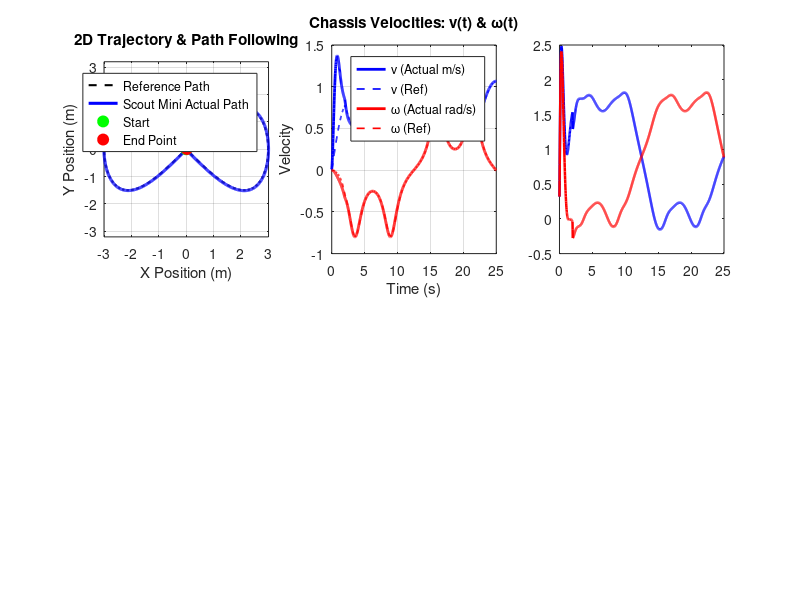

Reproduce this figure in MATLAB. (Note: this script raises an error after producing the figure.)
%% =========================================================================
%  AgileX Scout Mini AMR: 4WD Skid-Steer Physical Dynamics & Telemetry Simulator
%  =========================================================================
%  Local Path: /home/sailakshmi/agilex/matlab/scout_mini_dynamics_sim.m
%
%  Robot Specifications (AgileX Scout Mini):
%  - Total Mass (M): 30.0 kg (Chassis: 27.6 kg, 4 Wheels: 4 x 1.19 kg)
%  - Yaw Moment of Inertia (Iz): 1.62 kg*m^2
%  - Single Wheel Inertia (Iw): 0.0047 kg*m^2
%  - Track Width (W): 0.612 m | Wheelbase (L): 0.450 m
%  - Tire Radius (R): 0.080 m (160 mm diameter)
%  - 4WD In-Hub Motors: Rated Torque = 17.5 Nm/wheel, Max Speed = 360 RPM
%  - Skid-Steer ICR Slip Parameter: alpha = 1.05
%  =========================================================================

function scout_mini_dynamics_sim()
    clear; clc; close all;
    fprintf('===================================================================\n');
    fprintf('🚜 AgileX Scout Mini: 4WD Physical Dynamics & Telemetry Simulation\n');
    fprintf('===================================================================\n\n');

    %% 1. PHYSICAL CONSTANTS (From SolidWorks CAD & AgileX Spec)
    params.M         = 30.0;        % Robot mass (kg)
    params.Iz        = 1.62;        % Yaw Moment of Inertia (kg*m^2)
    params.Iw        = 0.0047;      % Wheel MOI (kg*m^2)
    params.W         = 0.612;       % Effective Track width (m)
    params.L         = 0.450;       % Wheelbase (m)
    params.R         = 0.080;       % Tire radius (m)
    params.alpha     = 1.05;        % Skid-steer slip coefficient
    params.effW      = params.W * params.alpha;
    params.mu        = 0.15;        % Rolling resistance coefficient
    params.Cd        = 0.50;        % Viscous drag (N*s/m)
    params.g         = 9.81;        % Gravity (m/s^2)
    params.MaxTorque = 17.5;        % Max torque per wheel (Nm)
    params.MaxRPM    = 360.0;       % Max motor speed (RPM)
    
    %% 2. SIMULATION TIMING & REFERENCE TRAJECTORY
    dt = 0.02;                      % Time step (50 Hz)
    t_end = 25.0;                   % Simulation duration (s)
    time = 0:dt:t_end;
    N = numel(time);
    
    % Smooth startup ramp
    ramp = min(time / 2.0, 1.0);
    
    % Reference Path: Lemniscate Figure-8
    R_path = 3.0;
    omega_path = 2*pi / t_end;
    x_ref = R_path * sin(omega_path * time);
    y_ref = (R_path / 2.0) * sin(2 * omega_path * time);
    
    dx_ref = gradient(x_ref, dt);
    dy_ref = gradient(y_ref, dt);
    theta_ref = unwrap(atan2(dy_ref, dx_ref));
    v_ref = sqrt(dx_ref.^2 + dy_ref.^2) .* ramp;
    omega_ref = gradient(theta_ref, dt) .* ramp;
    
    %% 3. STATE INITIALIZATION
    % State vector: [x; y; theta; v; omega; w_FL; w_FR; w_RL; w_RR]
    state = zeros(9, 1);
    state(1) = x_ref(1);
    state(2) = y_ref(1);
    state(3) = theta_ref(1);
    state(4) = 0.0; % Starts from rest
    state(5) = 0.0;
    
    % Data logs
    log_state   = zeros(9, N);
    log_torques = zeros(4, N);      % [tau_FL, tau_FR, tau_RL, tau_RR]
    log_powers  = zeros(4, N);
    log_errors  = zeros(3, N);      % [e_x, e_y, e_theta]
    log_energy  = zeros(1, N);      % Kinetic Energy (J)
    
    % Controller Gains
    Kp_v = 15.0;  Kd_v = 4.0;
    Kp_w = 20.0;  Kd_w = 5.0;
    
    fprintf('1. Integrating 4WD Skid-Steer physical dynamics (50 Hz)...\n');

    %% 4. MAIN SIMULATION INTEGRATION LOOP
    for k = 1:N
        x_curr  = state(1);
        y_curr  = state(2);
        th_curr = state(3);
        v_curr  = state(4);
        w_curr  = state(5);
        
        % 4.1 Tracking Error in Robot Local Frame
        dx_global = x_ref(k) - x_curr;
        dy_global = y_ref(k) - y_curr;
        
        e_long =  cos(th_curr)*dx_global + sin(th_curr)*dy_global;
        e_lat  = -sin(th_curr)*dx_global + cos(th_curr)*dy_global;
        e_th   = angdiff(th_curr, theta_ref(k));
        
        log_errors(:, k) = [e_long; e_lat; e_th];
        
        % 4.2 Desired Accelerations
        dv_ref_k = gradient_val(v_ref, k, dt);
        dw_ref_k = gradient_val(omega_ref, k, dt);
        
        a_v_cmd = dv_ref_k + Kp_v * e_long + Kd_v * (v_ref(k) - v_curr);
        a_w_cmd = dw_ref_k + Kp_w * e_th + 2.5 * e_lat + Kd_w * (omega_ref(k) - w_curr);
        
        % 4.3 Total Force & Yaw Torque
        F_total   = params.M * a_v_cmd + params.Cd * v_curr + params.mu * params.M * params.g * tanh(4.0 * v_curr);
        Tau_total = params.Iz * a_w_cmd + (params.mu * params.M * params.g * (params.effW / 2.0)) * tanh(4.0 * w_curr);
        
        % 4.4 4WD Skid-Steer Torque Allocation
        F_L = 0.5 * F_total - (Tau_total / params.effW);
        F_R = 0.5 * F_total + (Tau_total / params.effW);
        
        tau_FL = max(-params.MaxTorque, min(params.MaxTorque, (F_L / 2.0) * params.R));
        tau_RL = max(-params.MaxTorque, min(params.MaxTorque, (F_L / 2.0) * params.R));
        tau_FR = max(-params.MaxTorque, min(params.MaxTorque, (F_R / 2.0) * params.R));
        tau_RR = max(-params.MaxTorque, min(params.MaxTorque, (F_R / 2.0) * params.R));
        
        applied_torques = [tau_FL; tau_FR; tau_RL; tau_RR];
        log_torques(:, k) = applied_torques;
        
        % 4.5 Forward Dynamics
        F_act_L = (tau_FL + tau_RL) / params.R;
        F_act_R = (tau_FR + tau_RR) / params.R;
        F_net   = F_act_L + F_act_R;
        Tau_net = (F_act_R - F_act_L) * (params.effW / 2.0);
        
        v_dot = (F_net - params.Cd * v_curr - params.mu * params.M * params.g * tanh(4.0 * v_curr)) / params.M;
        w_dot = (Tau_net - (params.mu * params.M * params.g * (params.effW / 2.0)) * tanh(4.0 * w_curr)) / params.Iz;
        
        v_next  = v_curr + v_dot * dt;
        w_next  = w_curr + w_dot * dt;
        th_next = th_curr + w_curr * dt;
        x_next  = x_curr + (v_curr * cos(th_curr)) * dt;
        y_next  = y_curr + (v_curr * sin(th_curr)) * dt;
        
        % Wheel speeds
        w_wheel_L = (v_next - w_next * (params.effW / 2.0)) / params.R;
        w_wheel_R = (v_next + w_next * (params.effW / 2.0)) / params.R;
        
        state = [x_next; y_next; th_next; v_next; w_next; w_wheel_L; w_wheel_R; w_wheel_L; w_wheel_R];
        log_state(:, k) = state;
        
        log_powers(:, k) = applied_torques .* [w_wheel_L; w_wheel_R; w_wheel_L; w_wheel_R];
        log_energy(k) = 0.5 * params.M * v_next^2 + 0.5 * params.Iz * w_next^2 + ...
                        2 * (0.5 * params.Iw * w_wheel_L^2) + 2 * (0.5 * params.Iw * w_wheel_R^2);
    end
    fprintf('   ✅ Dynamic simulation complete! Plotting 6-panel telemetry dashboard...\n\n');

    %% 5. 6-PANEL TELEMETRY DASHBOARD
    figure('Name', 'AgileX Scout Mini AMR - Physical Dynamics & Telemetry', ...
           'Color', 'w', 'Position', [80, 80, 1350, 850]);
    
    % Panel 1: Trajectory Tracking (XY Plane)
    subplot(2, 3, 1);
    plot(x_ref, y_ref, 'k--', 'LineWidth', 1.5); hold on;
    plot(log_state(1, :), log_state(2, :), 'b-', 'LineWidth', 2.2);
    plot(log_state(1, 1), log_state(2, 1), 'go', 'MarkerFaceColor', 'g', 'MarkerSize', 8);
    plot(log_state(1, end), log_state(2, end), 'ro', 'MarkerFaceColor', 'r', 'MarkerSize', 8);
    grid on; axis equal;
    xlabel('X Position (m)'); ylabel('Y Position (m)');
    title('2D Trajectory & Path Following', 'FontWeight', 'bold');
    legend('Reference Path', 'Scout Mini Actual Path', 'Start', 'End Point', 'Location', 'best');
    
    % Panel 2: Linear & Angular Velocities
    subplot(2, 3, 2);
    plot(time, log_state(4, :), 'b-', 'LineWidth', 2.0); hold on;
    plot(time, v_ref, 'b--', 'LineWidth', 1.2);
    plot(time, log_state(5, :), 'r-', 'LineWidth', 2.0);
    plot(time, omega_ref, 'r--', 'LineWidth', 1.2);
    grid on; xlabel('Time (s)'); ylabel('Velocity');
    title('Chassis Velocities: v(t) & \omega(t)', 'FontWeight', 'bold');
    legend('v (Actual m/s)', 'v (Ref)', '\omega (Actual rad/s)', '\omega (Ref)', 'Location', 'best');
    
    % Panel 3: 4WD In-Hub Motor Torques
    subplot(2, 3, 3);
    plot(time, log_torques(1, :), 'b-', 'LineWidth', 1.8); hold on;
    plot(time, log_torques(2, :), 'r-', 'LineWidth', 1.8);
    yline(params.MaxTorque, 'k:', sprintf('Rated Limit (+%.1f Nm)', params.MaxTorque));
    yline(-params.MaxTorque, 'k:', sprintf('Rated Limit (-%.1f Nm)', params.MaxTorque));
    grid on; xlabel('Time (s)'); ylabel('Torque (Nm)');
    title('4WD In-Hub Motor Torques (Nm)', 'FontWeight', 'bold');
    legend('\tau_{Left} (FL/RL)', '\tau_{Right} (FR/RR)', 'Location', 'best');
    
    % Panel 4: 4-Wheel Rotational Speeds (RPM)
    subplot(2, 3, 4);
    rpm_L = (log_state(6, :) / (2*pi)) * 60;
    rpm_R = (log_state(7, :) / (2*pi)) * 60;
    plot(time, rpm_L, 'b-', 'LineWidth', 1.8); hold on;
    plot(time, rpm_R, 'r-', 'LineWidth', 1.8);
    yline(params.MaxRPM, 'k:', sprintf('Max Speed (%d RPM)', params.MaxRPM));
    grid on; xlabel('Time (s)'); ylabel('Wheel Speed (RPM)');
    title('4-Wheel Rotational Speeds (RPM)', 'FontWeight', 'bold');
    legend('Left Wheels (FL/RL)', 'Right Wheels (FR/RR)', 'Location', 'best');
    
    % Panel 5: Total Kinetic Energy & Power
    subplot(2, 3, 5);
    yyaxis left;
    plot(time, log_energy, 'm-', 'LineWidth', 2.0);
    ylabel('Kinetic Energy (J)');
    yyaxis right;
    total_power = sum(abs(log_powers), 1);
    plot(time, total_power, 'g-', 'LineWidth', 1.8);
    ylabel('Actuation Power (W)');
    grid on; xlabel('Time (s)');
    title('Energy & Actuation Power Dissipation', 'FontWeight', 'bold');
    legend('KE (Joules)', 'Power (Watts)', 'Location', 'best');
    
    % Panel 6: Tracking Errors
    subplot(2, 3, 6);
    plot(time, log_errors(1, :)*100, 'b-', 'LineWidth', 1.8); hold on;
    plot(time, log_errors(2, :)*100, 'r-', 'LineWidth', 1.8);
    plot(time, rad2deg(log_errors(3, :)), 'k-', 'LineWidth', 1.5);
    grid on; xlabel('Time (s)'); ylabel('Error');
    title('Path Tracking Errors', 'FontWeight', 'bold');
    legend('Longitudinal e_x (cm)', 'Lateral e_y (cm)', 'Heading e_\theta (deg)', 'Location', 'best');
    
    fprintf('===================================================================\n');
    fprintf('✅ Simulation Finished Successfully!\n');
    fprintf(' • Peak Speed: %.2f m/s\n', max(log_state(4, :)));
    fprintf(' • Max Wheel Torque: %.2f Nm (Rated Limit: %.1f Nm)\n', max(max(abs(log_torques))), params.MaxTorque);
    fprintf(' • Mean Lateral Error: %.2f cm\n', mean(abs(log_errors(2, :)))*100);
    fprintf(' • Mean Heading Error: %.2f deg\n', mean(abs(rad2deg(log_errors(3, :)))));
    fprintf('===================================================================\n');
end

function val = gradient_val(arr, idx, dt)
    if idx == 1
        val = (arr(2) - arr(1)) / dt;
    elseif idx == numel(arr)
        val = (arr(end) - arr(end-1)) / dt;
    else
        val = (arr(idx+1) - arr(idx-1)) / (2*dt);
    end
end

function d = angdiff(a, b)
    d = mod(b - a + pi, 2*pi) - pi;
end
